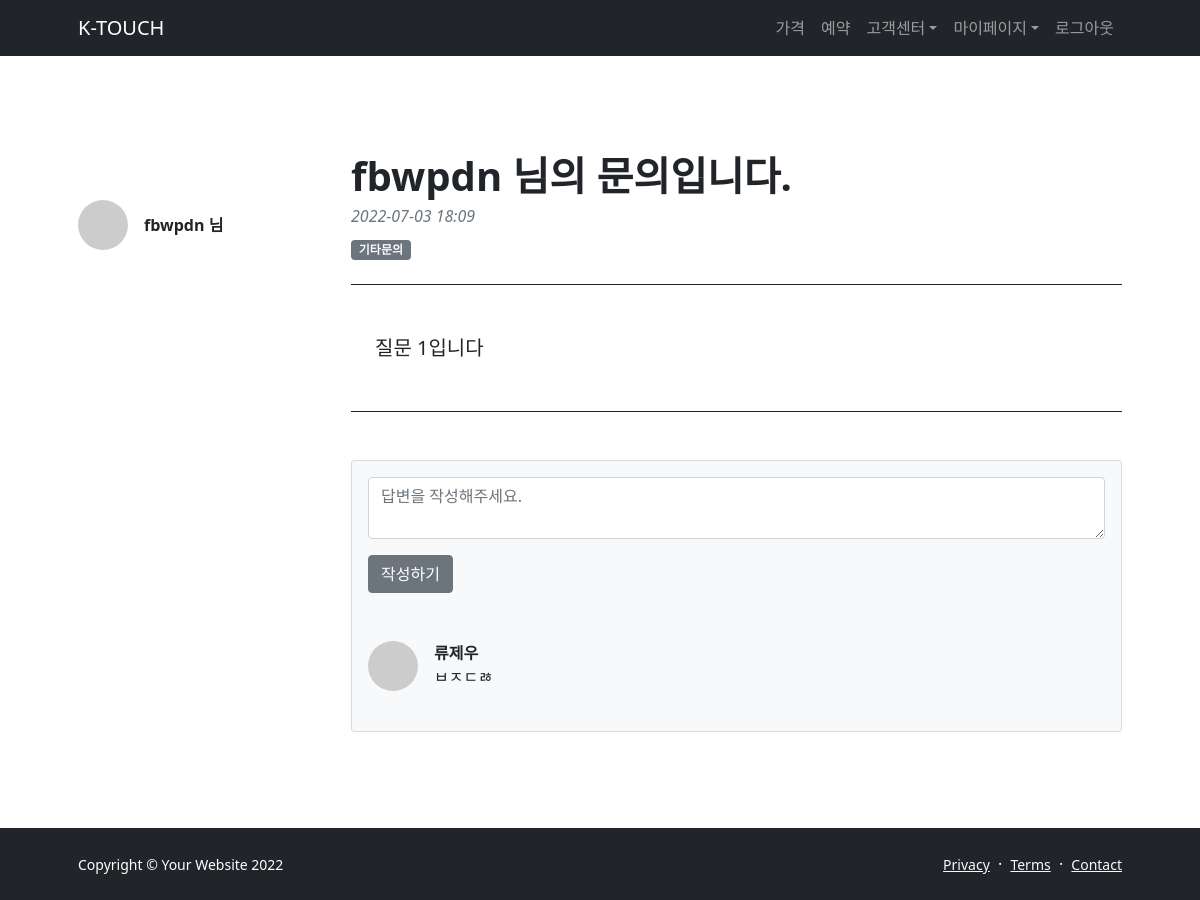
The app's page /question/1/ (signed in) with its own data.
### user/models.py (models this page shows)
class User(models.Model):
    uid = models.CharField(verbose_name='아이디', max_length=64, unique=True)
    password = models.CharField(verbose_name='비밀번호', max_length=64)
    phone_number = models.IntegerField(verbose_name='전화 번호')
    name = models.CharField(verbose_name='이름', max_length=64)
    register_date = models.DateTimeField(
        verbose_name='가입 날짜', auto_now_add=True)
    def __str__(self):
        return self.name
    class Meta:
        db_table = 'user'
        verbose_name = '사용자'
        verbose_name_plural = '사용자'

### question/models.py (models this page shows, shortened)
class Question(models.Model):
    user = models.ForeignKey(
        'user.User', on_delete=models.CASCADE, verbose_name='질문자 이름')
    category = models.CharField(
        max_length=10,
        choices=CATEGORY_CHOICES,
        verbose_name='문의 유형'
    )
    contents = models.TextField(verbose_name='질문 내용')
    register_date = models.DateTimeField(
        verbose_name='질문 날짜', auto_now_add=True)
    class Meta:
        db_table = 'question'
        verbose_name = '질문'
        verbose_name_plural = '질문'

### answer/models.py (models this page shows, shortened)
class Answer(models.Model):
    question = models.ForeignKey(  # 어떤 질문에 댓글을 달았는지
        'question.Question', on_delete=models.CASCADE, verbose_name='질문')
    user = models.ForeignKey(  # 답변 작성한 사람
        'user.User', on_delete=models.CASCADE, verbose_name='답변자')
    answer = models.TextField(verbose_name='답변')
    register_date = models.DateTimeField(
        auto_now_add=True, verbose_name='등록날짜')
    class Meta:
        db_table = 'Answer'
        verbose_name = '답변'
        verbose_name_plural = '답변'

### question/views.py (the view)
# urls.py: path('question/<int:pk>/', QuestionDetail.as_view()),
class QuestionDetail(DetailView):
    template_name = 'question_detail.html'
    queryset = Question.objects.all()
    context_object_name = 'question'
    def get_context_data(self, **kwargs):
        context = super().get_context_data(**kwargs)
        context['form'] = AnswerForm(self.request)
        context['answers'] = Answer.objects.filter(question=self.kwargs['pk'])
        return context

### answer/forms.py (shortened to what this page needs)
class RegisterForm(forms.Form):
    def __init__(self, request, *args, **kwargs):
        super().__init__(*args, **kwargs)
        self.request = request
    question = forms.IntegerField(
        widget=forms.HiddenInput
    )
    answer = forms.CharField(
        error_messages={
            'required': '답변을 입력해주세요.'
        }, label='답변 작성하기'
    )

### question/templates/question_detail.html (shortened to what this page needs)
{% extends "base.html" %}
{% load humanize %}
{% block contents %}
<section class="py-5">
    <div class="container px-5 my-5">
        <div class="row gx-5">
            <div class="col-lg-3">
                <div class="d-flex align-items-center mt-lg-5 mb-4">
                    <img class="img-fluid rounded-circle" src="https://dummyimage.com/50x50/ced4da/6c757d.jpg"
                        alt="..." />
                    <div class="ms-3">
                        <div class="fw-bold">{{ request.session.uid }} 님</div>
                    </div>
                </div>
            </div>
            <div class="col-lg-9">
                <article>
                    <header class="mb-4">
                        <h1 class="fw-bolder mb-1">{{ request.session.uid }} 님의 문의입니다.</h1>
                        <div class="text-muted fst-italic mb-2">{{ question.register_date|date:'Y-m-d H:i' }}</div>
                        <a class="badge bg-secondary text-decoration-none link-light">{{ question.category }}</a>
                    </header>
                    <section class="mb-5">
                        <p class="fs-5 mb-4 py-5 px-4 border-top border-bottom border-dark">{{ question.contents }}</p>
                    </section>
                </article>
                <section>
                    <div class="card bg-light">
                        <div class="card-body">
                            <form method="POST" action="/answer/create/">
                                {% for field in form %}
                                <div class="form-group">
                                    {% if field.name == 'answer' %}
                                    <textarea class="form-control" name="{{ field.name }}" id="{{ field.id_for_label }}"
                                        placeholder="답변을 작성해주세요."></textarea>
                                    {% else %}
                                    <input type="{{ field.field.widget.input_type }}" class="form-control mt-1"
                                        name="{{ field.name }}" id="{{ field.id_for_label }}"
                                        placeholder="{{ field.label }}"
                                        value="{% if field.name == 'question' %}{{ question.id }}{% endif %}" />
                                    {% endif %}
                                </div>
                                {% endfor %}
                                <button type="submit" class="btn btn-secondary mt-3 mb-lg-5">작성하기</button>
                            </form>
                            <div class="d-flex mb-4">
                                <div class="flex-shrink-0"><img class="rounded-circle"
                                        src="https://dummyimage.com/50x50/ced4da/6c757d.jpg" alt="..." /></div>
                                <div class="ms-3">
                                    {% for answer in answers %}
                                    <div class="fw-bold">{{ answer.user }}</div>
                                    {{ answer.answer }}
                                    {% endfor %}
                                </div>
                            </div>
                        </div>
                    </div>
                </section>
            </div>
        </div>
    </div>
</section>
{% endblock %}

### records on screen
User: session.uid "fbwpdn"
Question: register_date "2022-07-03 18:09", category "기타문의", contents "질문 1입니다"
Answer: user "류제우", answer "ㅂㅈㄷㅀ"
